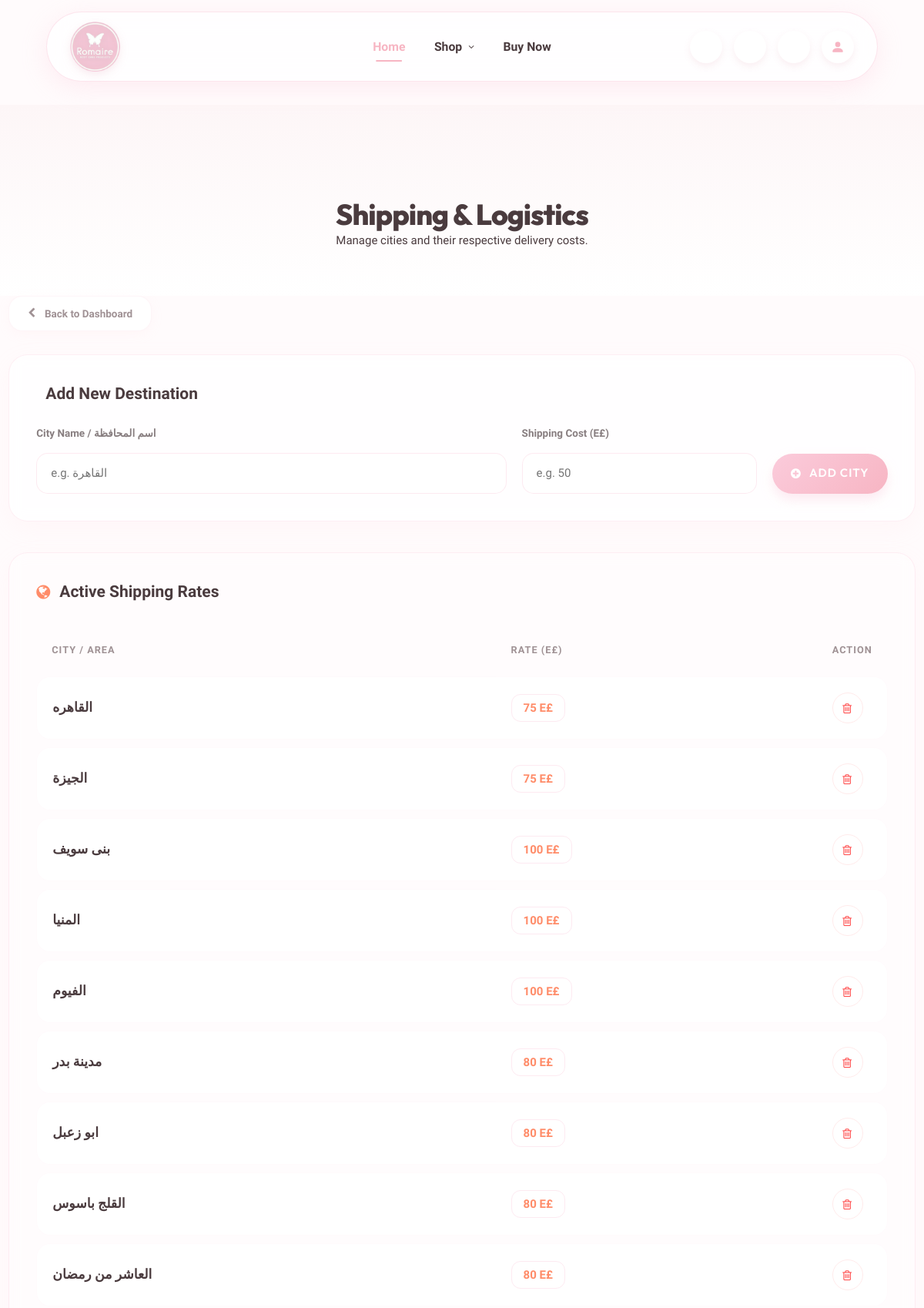
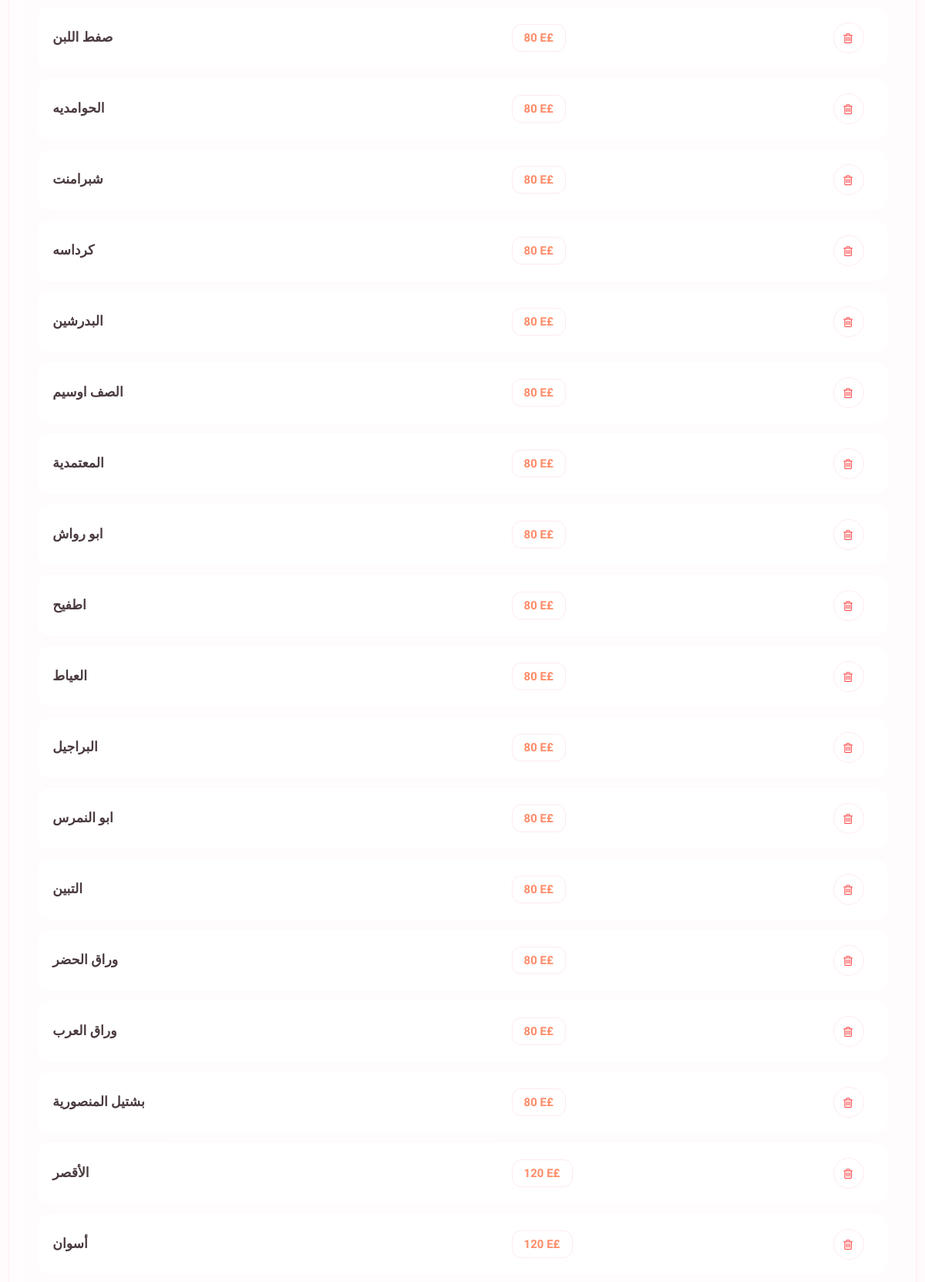
The page /admin/shipping (signed in, upper part) on the database its author committed (2 pictures, top to bottom).
### server.py (models this page shows)
class ShippingPrice(db.Model):
    __tablename__='shipping_prices'
    id:Mapped[int] = mapped_column(Integer, primary_key=True)
    city:Mapped[str] = mapped_column(String(155), nullable=False)
    price:Mapped[int] = mapped_column(Integer, nullable=False)

### server.py (the view)
@app.route('/admin/shipping')
@login_required
def shipping_dashboard():
    prices = ShippingPrice.query.all()
    return render_template('shipping_dashboard.html', prices=prices)

### server.py (called while the page is built)
@login_manager.user_loader
def userloader(user_id):
    return db.get_or_404(Admin, user_id)

@app.before_request
def ensure_session():
    if 'session_id' not in session:
        import uuid
        session['session_id'] = str(uuid.uuid4())

### templates/shipping_dashboard.html (shortened to what this page needs)
<!doctype html>
<html lang="en">
  <head>
    <link
      rel="stylesheet"
      href="{{ url_for('static', filename='vendor/bootstrap/css/bootstrap.min.css') }}"
    />
    <link
      href="https://cdn.jsdelivr.net/npm/bootstrap@5.3.8/dist/css/bootstrap.min.css"
      rel="stylesheet"
<head>
    <link href="https://cdn.jsdelivr.net/npm/bootstrap@5.3.3/dist/css/bootstrap.min.css" rel="stylesheet">
    <link rel="stylesheet" href="https://cdnjs.cloudflare.com/ajax/libs/font-awesome/4.7.0/css/font-awesome.min.css">
    <link rel="stylesheet" type="text/css" href="{{ url_for('static', filename='css/util.css') }}">
    <link rel="stylesheet" type="text/css" href="{{ url_for('static', filename='css/main.css') }}">
    <link rel="stylesheet" href="{{ url_for('static', filename='css/roma-theme.css') }}">
</head>
<body class="animsition">
    {% include "header.html" %}
    <div class="dashboard-hero">
        <div class="container">
            <h2>Shipping & Logistics</h2>
            <p>Manage cities and their respective delivery costs.</p>
        </div>
    </div>
    <div class="main-container">
        <div class="container">
            <div class="back-nav">
                <a href="/dashboard" class="btn-back-soft">
                    <i class="fa fa-chevron-left"></i>
                    <span>Back to Dashboard</span>
                </a>
            </div>
            <div class="roma-card">
                <div class="roma-card-title">
                    <span>Add New Destination</span>
                </div>
                <form action="/admin/shipping/add" method="POST" class="roma-add-grid">
                    <div class="roma-field">
                        <label>City Name / اسم المحافظة</label>
                        <input type="text" name="city" placeholder="e.g. القاهرة" required dir="auto">
                    </div>
                    <div class="roma-field">
                        <label>Shipping Cost (E£)</label>
                        <input type="number" name="price" placeholder="e.g. 50" required min="0">
                    </div>
                    <button type="submit" class="btn-roma-add">
                        <i class="fa fa-plus-circle"></i> Add City
                    </button>
                </form>
            </div>
            <div class="roma-card" style="background: rgba(255,255,255,0.4)">
                <div class="roma-card-title">
                    <i class="fa fa-globe"></i>
                    <span>Active Shipping Rates</span>
                </div>
                <div class="table-responsive">
                    <table class="roma-table">
                        <thead>
                            <tr>
                                <th>City / Area</th>
                                <th>Rate (E£)</th>
                                <th style="width: 80px">Action</th>
                            </tr>
                        </thead>
                        <tbody>
                            {% for item in prices %}
                            <tr>
                                <td>
                                    <span class="city-name">{{ item.city }}</span>
                                </td>
                                <td>
                                    <span class="price-badge">{{ item.price }} E£</span>
                                </td>
                                <td>
                                    <form action="/admin/shipping/delete/{{ item.id }}" method="POST" onsubmit="return confirm('Remove shipping rate for {{ item.city }}?')">
                                        <button type="submit" class="btn-roma-delete" title="Delete Destination">
                                            <i class="fa fa-trash-o"></i>
                                        </button>
                                    </form>
                                </td>
                            </tr>
                            {% else %}
                            <tr>
                                <td colspan="3" style="text-align: center; color: #999; padding: 40px;">
                                    No shipping data available. Please add some cities!
                                </td>
                            </tr>
                            {% endfor %}
                        </tbody>
                    </table>
                </div>
            </div>
        </div>
    </div>
</body>
</html>

### templates/header.html (shortened to what this page needs)
<link rel="stylesheet" href="https://cdnjs.cloudflare.com/ajax/libs/font-awesome/4.7.0/css/font-awesome.min.css">
<link rel="stylesheet" href="https://cdnjs.cloudflare.com/ajax/libs/material-design-iconic-font/2.2.0/css/material-design-iconic-font.min.css">
<link
  rel="stylesheet"
  href="{{ url_for('static', filename='css/girly-navbar.css') }}"
/>
<link
  rel="stylesheet"
  href="{{ url_for('static', filename='css/roma-theme.css') }}"
/>
<header class="girly-header-container">
  <div class="girly-navbar">
    <a href="{{url_for('home')}}" class="girly-logo">
      <img
        src="{{url_for('static', filename='imgs/romaire.png')}}"
        alt="Romaire Logo"
        style="width: 65px; height: 65px"
      />
    </a>
    <ul class="girly-nav-menu">
      <li class="active-menu">
        <a href="{{url_for('home')}}">Home</a>
      </li>
      <li class="girly-dropdown">
        <a href="{{url_for('shop')}}"
          >Shop
          <i
            class="fa fa-angle-down"
            style="font-size: 12px; margin-left: 2px"
          ></i
        ></a>
      </li>
      <li>
        <a href="{{url_for('shoping_cart')}}">Buy Now</a>
      </li>
    </ul>
    <div class="girly-actions">
      <button class="girly-icon-btn js-show-modal-search" title="Search">
      </button>
      <button class="girly-icon-btn js-show-cart" title="Cart" style="position: relative;">
      </button>
      {% if current_user.is_authenticated %}
      <a
        href="{{ url_for('analytics.analysis') }}"
        class="girly-icon-btn desktop-only"
        title="Analytics"
      >
      </a>
      <div class="girly-dropdown girly-user-menu desktop-only">
        <a href="#" class="girly-icon-btn" title="Admin Menu">
          <svg
            xmlns="http://www.w3.org/2000/svg"
            width="22"
            height="22"
            fill="currentColor"
            class="bi bi-person-fill"
            viewBox="0 0 16 16"
          >
            <path
              d="M3 14s-1 0-1-1 1-4 6-4 6 3 6 4-1 1-1 1zm5-6a3 3 0 1 0 0-6 3 3 0 0 0 0 6"
            />
          </svg>
        </a>
      </div>
      {% endif %}
    </div>
  </div>
</header>

### static/css/main.css (style rules this page uses)
.container { max-width: 1380px; }
@media (max-width: 1600px) { .container { max-width: 1200px; } }

### static/css/roma-theme.css (style rules this page uses)
:root { --roma-primary: #FBCBDB; --roma-primary-hover: #F7B5C3; --roma-white: #FFFFFF; --roma-accent: #FF8C69; --roma-text: #4a3b3e; --roma-text-light: #897276; --roma-bg-soft: #fffbfc; --roma-shadow-soft: 0 10px 30px rgba(251, 203, 219, 0.35); --roma-shadow-hover: 0 15px 40px rgba(251, 203, 219, 0.5); --roma-border-radius-pill: 500px; --roma-border-radius-card: 20px; --font-heading: 'Outfit', 'Cairo', sans-serif; --font-body: 'Quicksand', 'Cairo', sans-serif; }
html, body { background-color: var(--roma-bg-soft); color: var(--roma-text); font-family: var(--font-body); overflow-x: hidden; width: 100%; }
h1, h2, h3, h4, h5, h6, .ltext-101, .ltext-102, .ltext-103, .ltext-104, .ltext-105, .ltext-106, .m-text1, .m-text2, .m-text3, .s-text1, .s-text2, .s-text3 { font-family: var(--font-heading) !important; font-weight: 600; color: var(--roma-text); }
p, span, div, a, .stext-101, .stext-102, .stext-103, .stext-104, .stext-105, .stext-106, .stext-107, .p-name { font-family: var(--font-body); }
button, .btn, .flex-c-m, .stext-101, .btn-primary { font-family: var(--font-heading) !important; font-weight: 600 !important; text-transform: uppercase; letter-spacing: 1px; border-radius: var(--roma-border-radius-pill) !important; transition: all 0.3s cubic-bezier(0.175, 0.885, 0.32, 1.275) !important; }

### static/css/girly-navbar.css (style rules this page uses)
:root { --accent-pink: #F7B5C3; --accent-hover: #FBCBDB; --dark-text: #4a3b3e; --light-text: #897276; --white-glass: rgba(255, 255, 255, 0.85); --brand-font: 'Outfit', 'Cairo', sans-serif; --shadow-premium: 0 8px 32px rgba(251, 203, 219, 0.3); --shadow-floating: 0 15px 40px rgba(251, 203, 219, 0.4); }
* { box-sizing: border-box; }
.girly-header-container { font-family: var(--brand-font) !important; position: sticky; top: 15px; z-index: 1040; background: rgba(255, 255, 255, 0.80); backdrop-filter: blur(20px); -webkit-backdrop-filter: blur(20px); border: 1px solid rgba(251, 203, 219, 0.5); box-shadow: var(--shadow-premium); border-radius: 100px; margin: 15px auto 30px auto; width: 90%; max-width: 1200px; transition: all 0.5s cubic-bezier(0.25, 1, 0.5, 1); }
.girly-navbar { display: grid; grid-template-columns: 200px 1fr 200px; align-items: center; padding: 0.8rem 2rem; width: 100%; transition: padding 0.5s ease; }
.girly-logo { display: flex; align-items: center; justify-content: flex-start; text-decoration: none; }
.girly-logo img { height: 45px; object-fit: contain; filter: drop-shadow(0 4px 6px rgba(216, 112, 147, 0.15)); transition: transform 0.4s cubic-bezier(0.175, 0.885, 0.32, 1.275), height 0.4s ease; }
.girly-nav-menu { display: flex; list-style: none; gap: 2.5rem; margin: 0; padding: 0; justify-content: center; align-items: center; }
.girly-nav-menu li { position: relative; }
.girly-nav-menu > li > a { text-decoration: none; color: var(--dark-text); font-weight: 600; font-size: 1.05rem; padding: 0.5rem 0; display: flex; align-items: center; gap: 6px; position: relative; transition: color 0.3s ease; white-space: nowrap; }
.girly-nav-menu > li > a::after { content: ''; position: absolute; bottom: 0; left: 50%; transform: translateX(-50%); width: 0%; height: 2px; background-color: var(--accent-pink); transition: width 0.3s cubic-bezier(0.4, 0, 0.2, 1); border-radius: 2px; }
.girly-nav-menu > li > a:hover::after, .girly-nav-menu .active-menu > a::after { width: 80%; }
.girly-nav-menu .active-menu > a { color: var(--accent-pink); }
.girly-actions { display: flex; align-items: center; justify-content: flex-end; gap: 1rem; }
.girly-icon-btn { background: #ffffff; color: var(--accent-pink); font-size: 1.2rem; cursor: pointer; display: flex; align-items: center; justify-content: center; width: 42px; height: 42px; border: none; border-radius: 50%; text-decoration: none; box-shadow: 0 4px 10px rgba(216, 112, 147, 0.12); transition: all 0.3s cubic-bezier(0.175, 0.885, 0.32, 1.275); position: relative; flex: 0 0 auto; }
.girly-icon-btn svg { width: 18px; height: 18px; }
.girly-user-menu { position: relative; }

### rows shown on the page
ShippingPrice: city "القاهره", price "75"
ShippingPrice: city "الجيزة", price "75"
ShippingPrice: city "بنى سويف", price "100"
ShippingPrice: city "المنيا", price "100"
ShippingPrice: city "الفيوم", price "100"
ShippingPrice: city "مدينة بدر", price "80"
ShippingPrice: city "ابو زعبل", price "80"
ShippingPrice: city "القلج باسوس", price "80"
ShippingPrice: city "العاشر من رمضان", price "80"
ShippingPrice: city "صفط اللبن", price "80"
ShippingPrice: city "الحوامديه", price "80"
ShippingPrice: city "شبرامنت", price "80"
ShippingPrice: city "كرداسه", price "80"
ShippingPrice: city "البدرشين", price "80"
ShippingPrice: city "الصف اوسيم", price "80"
ShippingPrice: city "المعتمدية", price "80"
ShippingPrice: city "ابو رواش", price "80"
ShippingPrice: city "اطفيح", price "80"
ShippingPrice: city "العياط", price "80"
ShippingPrice: city "البراجيل", price "80"
ShippingPrice: city "ابو النمرس", price "80"
ShippingPrice: city "التبين", price "80"
ShippingPrice: city "وراق الحضر", price "80"
ShippingPrice: city "وراق العرب", price "80"
ShippingPrice: city "بشتيل المنصورية", price "80"
ShippingPrice: city "الأقصر", price "120"
ShippingPrice: city "أسوان", price "120"
